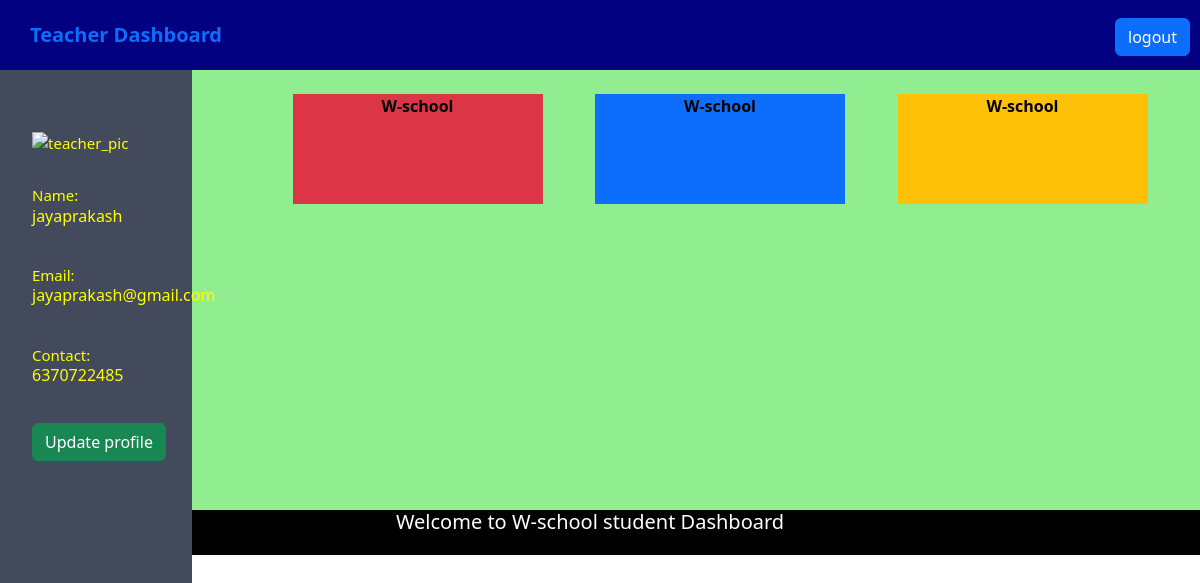
Page /teacher_profile.php (signed in) on the committed database.
### tables this page shows
CREATE TABLE `userinfo` (
  `Id` int(10) NOT NULL,
  `username` varchar(50) NOT NULL,
  `email` varchar(50) NOT NULL,
  `phone` varchar(10) NOT NULL,
  `usertype` varchar(20) NOT NULL,
  `password` varchar(10) NOT NULL,
  `image` varchar(30) NOT NULL
);

### teacher_profile.php (the view, shortened to what this page needs)
<?php
$host="localhost";
$user="root";
$password="";
$db="schoolproject2";
$data=mysqli_connect($host,$user,$password,$db);
$name=$_SESSION['username'];
$sql="SELECT * FROM userinfo WHERE username='$name'";
$result=mysqli_query($data,$sql);
$rows=mysqli_fetch_assoc($result);
?>
<!DOCTYPE html>
<html lang="en">
<head>
    <link href="https://cdn.jsdelivr.net/npm/bootstrap@5.3.0/dist/css/bootstrap.min.css" rel="stylesheet">
</head>
<body>
    <header class="header">
        <a href="teacherinfo.php">Teacher Dashboard</a>
        <div class="logout">
            <a href="logout.php" class="btn btn-primary">logout</a>
        </div>
    </header>
    <aside>
        <ul>
            <li>
                <label><img src="<?php echo $rows['image']; ?>" alt="teacher_pic" style="height: 80px; width: 80px;"></label>
            </li>
            <li>
                <label>Name:<h6><?php echo $rows['username']; ?></h6></label>
            </li>
            <li>
                <label>Email:<h6><?php echo $rows['email']; ?></h6></label>
            </li>
            <li>
                <label>Contact:<h6><?php echo $rows['phone']; ?></h6></label>
            </li>
            <li>
            <?php  echo "<a class='btn btn-success' href='update_teacher.php?teacher_id=
            {$rows['Id']}'>Update profile</a>"; ?>
            </li>
        </ul>
    </aside>
<div class="content">
<div class="container">
        <div class="row pt-4">
            <div class="col-md-4 bg-danger txt_deg">
            <center><a class="pt-3 font_deg" href="#">W-school</a></center>
            </div>
            <div class="col-md-4 bg-primary txt_deg">
            <center><a class="pt-3 font_deg" href="#">W-school</a></center>
            </div>
            <div class="col-md-4  bg-warning txt_deg">
            <center><a class="pt-3 font_deg" href="#">W-school</a></center>
            </div>
        </div>
    </div>
 </div>
 <footer>
    <center><h5 style="color: white;">Welcome to W-school student  Dashboard</h5></center>
 </footer>
</body>
</html>

### teacher_profile.php (style rules this page uses)
* { margin: 0; padding: 0; }
.header { background-color: #000080; color: black; line-height: 70px; padding-left: 30px; font-weight: bold; font-size: 20px; }
a,a:hover { text-decoration: none; }
.logout { float: right; padding-right: 10px; }
ul { background-color: #424a5b; width: 16%; height: 100%; position: fixed; padding-top: 5%; }
ul li { list-style: none; padding-bottom: 30px; font-size: 15px; }
ul li a { color: white; font-weight: bold; }
.content { padding-left: 20%; background-color: #90EE90; padding-bottom: 100px; height: 440px; }
footer { background-color: black; height: 45px; width: 100%; padding-right: 20px; }
label { color: yellow; }
.txt_deg { width: 250px; height: 110px; }
.row { justify-content: space-evenly!important; }
.font_deg { color: black; font-weight: bold; }

### rows in the picture
userinfo: username "jayaprakash", email "jayaprakash@gmail.com", phone "6370722485"
